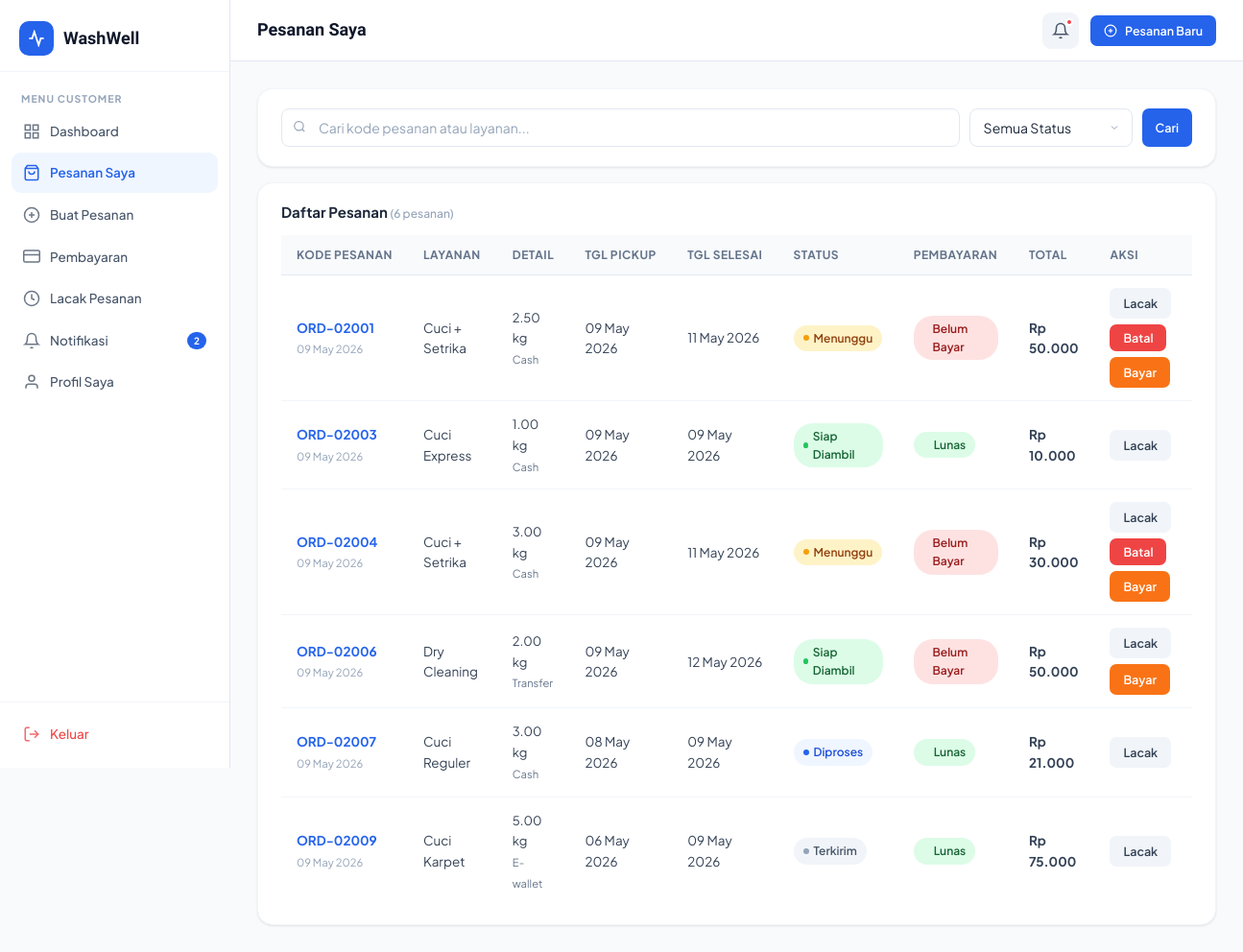
The page /customer/orders.php (signed in) on the database its author committed.
### tables this page shows
CREATE TABLE IF NOT EXISTS orders (
    id INT AUTO_INCREMENT PRIMARY KEY,
    order_code VARCHAR(20) UNIQUE NOT NULL,
    user_id INT NOT NULL,
    service_id INT NOT NULL,
    staff_id INT DEFAULT NULL,
    weight DECIMAL(5,2) DEFAULT 1.00,
    amount DECIMAL(10,2) NOT NULL,
    status ENUM('pending','in_progress','ready','delivered','cancelled') DEFAULT 'pending',
    pickup_date DATE,
    delivery_date DATE,
    notes TEXT,
    payment_status ENUM('unpaid','paid') DEFAULT 'unpaid',
    payment_method ENUM('cash','transfer','e-wallet') DEFAULT 'cash',
    created_at TIMESTAMP DEFAULT CURRENT_TIMESTAMP,
    updated_at TIMESTAMP DEFAULT CURRENT_TIMESTAMP ON UPDATE CURRENT_TIMESTAMP,
    FOREIGN KEY (user_id) REFERENCES users(id) ON DELETE CASCADE,
    FOREIGN KEY (service_id) REFERENCES services(id),
    FOREIGN KEY (staff_id) REFERENCES users(id) ON DELETE SET NULL
);

CREATE TABLE IF NOT EXISTS services (
    id INT AUTO_INCREMENT PRIMARY KEY,
    name VARCHAR(100) NOT NULL,
    description TEXT,
    price_per_kg DECIMAL(10,2) NOT NULL,
    duration_hours INT DEFAULT 24,
    is_active TINYINT(1) DEFAULT 1,
    created_at TIMESTAMP DEFAULT CURRENT_TIMESTAMP
);

### includes/auth.php (called while the page is built, shortened)
<?php
require_once __DIR__ . '/config.php';
function getCurrentUser() {
    $db = getDB();
    $id = (int)$_SESSION['user_id'];
    $res = $db->query("SELECT * FROM users WHERE id=$id LIMIT 1");
    return $res ? $res->fetch_assoc() : null;
}
function getUnreadNotifs($userId) {
    $db = getDB();
    $uid = (int)$userId;
    $res = $db->query("SELECT COUNT(*) as cnt FROM notifications WHERE user_id=$uid AND is_read=0");
    return $res ? (int)$res->fetch_assoc()['cnt'] : 0;
}
?>

### includes/config.php (called while the page is built, shortened)
<?php
function formatRupiah($amount) {
    return 'Rp ' . number_format($amount, 0, ',', '.');
}
?>

### customer/orders.php (the view, shortened to what this page needs)
<?php
require_once '../includes/auth.php';
$db = getDB();
$user = getCurrentUser();
$uid = (int)$user['id'];
$search = trim($_GET['search'] ?? '');
$where = ["o.user_id=$uid"];
$whereStr = implode(' AND ', $where);
$perPage = 10;
$page = max(1,(int)($_GET['page']??1));
$offset = ($page-1)*$perPage;
$total = $db->query("SELECT COUNT(*) as c FROM orders o JOIN services s ON o.service_id=s.id WHERE $whereStr")->fetch_assoc()['c'];
$orders = $db->query("SELECT o.*,s.name as service_name,s.price_per_kg FROM orders o JOIN services s ON o.service_id=s.id WHERE $whereStr ORDER BY o.created_at DESC LIMIT $perPage OFFSET $offset");
$statusLabels = ['pending'=>'Menunggu','in_progress'=>'Diproses','ready'=>'Siap Diambil','delivered'=>'Terkirim','cancelled'=>'Dibatalkan'];
?>
<!DOCTYPE html>
<html lang="id">
<head>
<link rel="stylesheet" href="../assets/css/style.css">
</head>
<body>
<div class="app-layout">
    <?php require_once('../customer/sidebar.php'); ?>
    <div class="main-content">
        <header class="topbar">
            <div class="topbar-left">
                <div class="topbar-title">Pesanan Saya</div>
            </div>
            <div class="topbar-right">
                <a href="notifications.php" class="notif-btn" style="position:relative;display:flex;align-items:center;justify-content:center;width:38px;height:38px;border-radius:9px;background:var(--gray-100);">
                    <svg width="18" height="18" viewBox="0 0 24 24" fill="none" stroke="currentColor" stroke-width="2"><path d="M18 8A6 6 0 0 0 6 8c0 7-3 9-3 9h18s-3-2-3-9"/><path d="M13.73 21a2 2 0 0 1-3.46 0"/></svg>
                    <?php if ($notifCount > 0): ?><span style="position:absolute;top:6px;right:6px;width:8px;height:8px;border-radius:50%;background:#EF4444;border:2px solid white;"></span><?php endif; ?>
                </a>
                <a href="new_order.php" class="btn btn-primary btn-sm">
                    <svg width="14" height="14" viewBox="0 0 24 24" fill="none" stroke="currentColor" stroke-width="2"><circle cx="12" cy="12" r="10"/><line x1="12" y1="8" x2="12" y2="16"/><line x1="8" y1="12" x2="16" y2="12"/></svg>
                    Pesanan Baru
                </a>
            </div>
        </header>
        <main class="page-content">
            <div class="card" style="margin-bottom:16px;">
                <div class="card-body" style="display:flex;gap:12px;flex-wrap:wrap;align-items:center;">
                    <form method="GET" style="display:flex;gap:10px;flex:1;flex-wrap:wrap;">
                        <div class="input-group" style="flex:1;min-width:200px;">
                            <span class="input-icon"></span>
                            <input type="text" name="search" class="form-control" placeholder="Cari kode pesanan atau layanan..." value="<?= htmlspecialchars($search) ?>">
                        </div>
                        <select name="status" class="form-control form-select" style="width:170px;">
                            <option value="">Semua Status</option>
                        </select>
                        <button type="submit" class="btn btn-primary btn-sm">Cari</button>
                    </form>
                </div>
            </div>
            <div class="card">
                <div class="card-header">
                    <span class="card-title">Daftar Pesanan <span style="font-size:12px;font-weight:500;color:var(--gray-400);">(<?= $total ?> pesanan)</span></span>
                </div>
                <div class="card-body" style="padding-top:12px;">
                <?php if ($orders->num_rows === 0): ?>
                <div style="text-align:center;padding:60px 0;color:var(--gray-400);">
                    <svg width="48" height="48" viewBox="0 0 24 24" fill="none" stroke="currentColor" stroke-width="1.5" style="margin-bottom:12px;opacity:0.4;"><path d="M6 2L3 6v14a2 2 0 0 0 2 2h14a2 2 0 0 0 2-2V6l-3-4z"/><line x1="3" y1="6" x2="21" y2="6"/><path d="M16 10a4 4 0 0 1-8 0"/></svg>
                    <p style="font-size:14px;font-weight:600;margin-bottom:6px;">Tidak ada pesanan ditemukan</p>
                    <p style="font-size:13px;">Mulai buat pesanan laundry sekarang</p>
                    <a href="new_order.php" class="btn btn-primary" style="margin-top:16px;">Buat Pesanan</a>
                </div>
                <?php else: ?>
                <div class="table-wrapper">
                <table>
                    <thead>
                        <tr>
                            <th>Kode Pesanan</th>
                            <th>Layanan</th>
                            <th>Detail</th>
                            <th>Tgl Pickup</th>
                            <th>Tgl Selesai</th>
                            <th>Status</th>
                            <th>Pembayaran</th>
                            <th>Total</th>
                            <th>Aksi</th>
                        </tr>
                    </thead>
                    <tbody>
                    <?php while($o = $orders->fetch_assoc()): ?>
                    <tr>
                        <td>
                            <span style="font-weight:700;color:var(--primary)"><?= htmlspecialchars($o['order_code']) ?></span><br>
                            <small style="color:var(--gray-400)"><?= date('d M Y', strtotime($o['created_at'])) ?></small>
                        </td>
                        <td><?= htmlspecialchars($o['service_name']) ?></td>
                        <td>
                            <span style="font-size:13px;"><?= $o['weight'] ?> kg</span><br>
                            <small style="color:var(--gray-500)"><?= ucfirst($o['payment_method']) ?></small>
                        </td>
                        <td><?= $o['pickup_date'] ? date('d M Y', strtotime($o['pickup_date'])) : '-' ?></td>
                        <td><?= $o['delivery_date'] ? date('d M Y', strtotime($o['delivery_date'])) : '-' ?></td>
                        <td><span class="badge badge-<?= $o['status'] ?>"><?= $statusLabels[$o['status']] ?></span></td>
                        <td><span class="badge badge-<?= $o['payment_status'] ?>"><?= $o['payment_status']==='paid'?'Lunas':'Belum Bayar' ?></span></td>
                        <td style="font-weight:700;"><?= formatRupiah($o['amount']) ?></td>
                        <td>
                            <div style="display:flex;gap:6px;flex-wrap:wrap;">
                                <a href="tracking.php?order=<?= urlencode($o['order_code']) ?>" class="btn btn-ghost btn-sm">Lacak</a>
                                <?php if($o['status']==='pending'): ?>
                                <form method="POST" onsubmit="return confirm('Yakin ingin membatalkan pesanan ini?')">
                                    <button type="submit" class="btn btn-danger btn-sm">Batal</button>
                                </form>
                                <?php endif; ?>
                                <?php if($o['payment_status']==='unpaid' && $o['status']!=='cancelled'): ?>
                                <a href="payments.php?order_id=<?= $o['id'] ?>" class="btn btn-orange btn-sm">Bayar</a>
                                <?php endif; ?>
                            </div>
                        </td>
                    </tr>
                    <?php endwhile; ?>
                    </tbody>
                </table>
                </div>
                <?php endif; ?>
                </div>
            </div>
        </main>
    </div>
</div>
</body>
</html>

### rows shown on the page
orders: order_code "ORD-02001", created_at "09 May 2026", service.name "Cuci + Setrika", weight "2.50", payment_method "Cash", pickup_date "09 May 2026", delivery_date "11 May 2026", status "Menunggu", payment_status "Belum Bayar", amount "Rp 50.000"
orders: order_code "ORD-02003", created_at "09 May 2026", service.name "Cuci Express", weight "1.00", payment_method "Cash", pickup_date "09 May 2026", delivery_date "09 May 2026", status "Siap Diambil", payment_status "Lunas", amount "Rp 10.000"
orders: order_code "ORD-02004", created_at "09 May 2026", service.name "Cuci + Setrika", weight "3.00", payment_method "Cash", pickup_date "09 May 2026", delivery_date "11 May 2026", status "Menunggu", payment_status "Belum Bayar", amount "Rp 30.000"
orders: order_code "ORD-02006", created_at "09 May 2026", service.name "Dry Cleaning", weight "2.00", payment_method "Transfer", pickup_date "09 May 2026", delivery_date "12 May 2026", status "Siap Diambil", payment_status "Belum Bayar", amount "Rp 50.000"
orders: order_code "ORD-02007", created_at "09 May 2026", service.name "Cuci Reguler", weight "3.00", payment_method "Cash", pickup_date "08 May 2026", delivery_date "09 May 2026", status "Diproses", payment_status "Lunas", amount "Rp 21.000"
orders: order_code "ORD-02009", created_at "09 May 2026", service.name "Cuci Karpet", weight "5.00", payment_method "E-wallet", pickup_date "06 May 2026", delivery_date "09 May 2026", status "Terkirim", payment_status "Lunas", amount "Rp 75.000"

### other values the page prints
$item['label'] "Dashboard"
$item['label'] "Pesanan Saya"
$item['label'] "Buat Pesanan"
$item['label'] "Pembayaran"
$item['label'] "Lacak Pesanan"
$item['label'] "Notifikasi"
$notifCount "2"
$item['label'] "Profil Saya"
$total "6"
